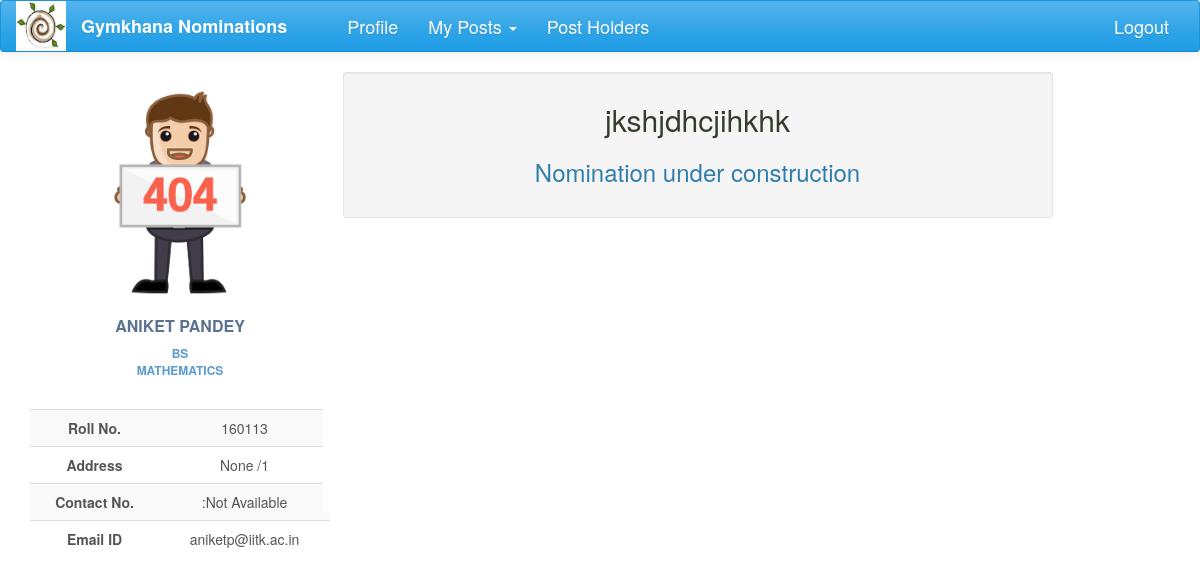
Page /nominations/applicants/55/ (signed in) on the earlier database version.
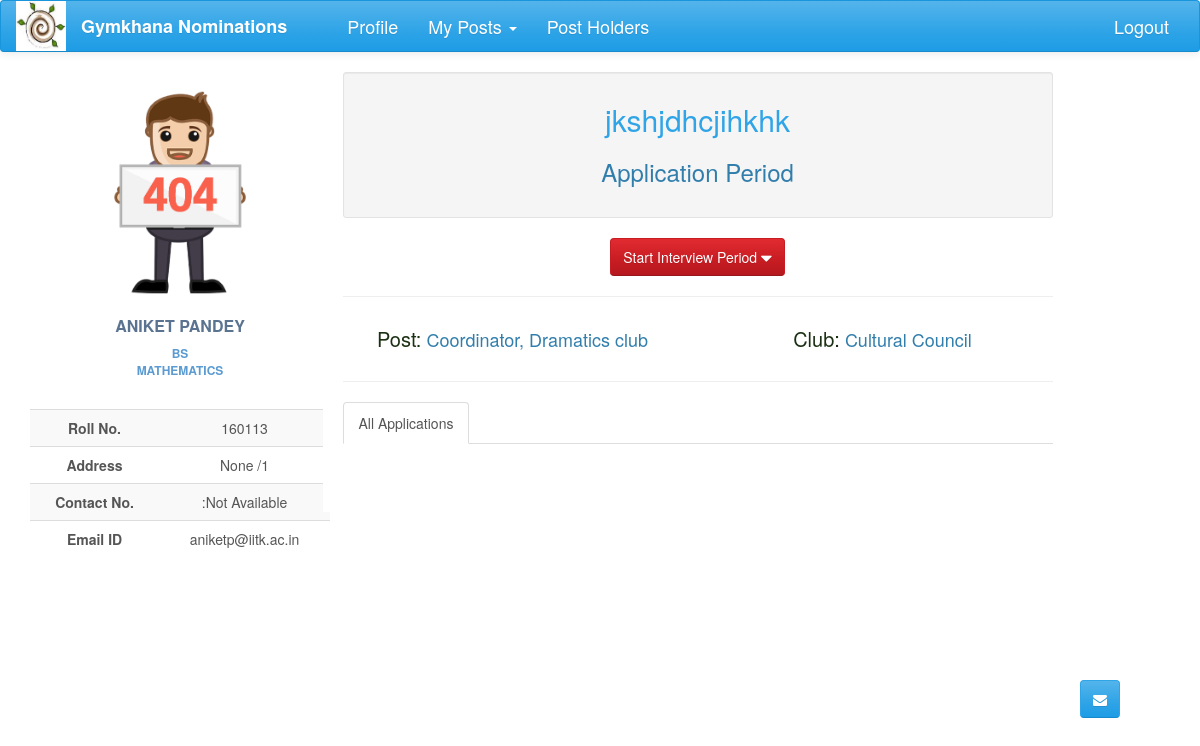
Same page on the later database version.
### nomi/models.py (models this page shows, shortened)
class Nomination(models.Model):
    name = models.CharField(max_length=200)
    description = models.TextField(max_length=20000, null=True, blank=True)
    nomi_post = models.ForeignKey(Post, null=True)
    nomi_form = models.OneToOneField('forms.Questionnaire', null=True)
    nomi_session = models.IntegerField(null=True)
    status = models.CharField(max_length=50, choices=STATUS, default='Nomination created')
    result_approvals = models.ManyToManyField(Post, related_name='result_approvals', symmetrical=False, blank=True)
    nomi_approvals = models.ManyToManyField(Post, related_name='nomi_approvals', symmetrical=False, blank=True)
    group_status = models.CharField(max_length=50, choices=GROUP_STATUS, default='normal')
    tags = models.ManyToManyField(Club, related_name='club_nomi', symmetrical=False, blank=True)
    opening_date = models.DateField(null=True, blank=True)
    re_opening_date = models.DateField(null=True, blank=True, editable=True)
    deadline = models.DateField(null=True, blank=True, editable=True)
    interview_panel = models.ManyToManyField(User, related_name='panel', symmetrical=False, blank=True)

class Post(models.Model):
    post_name = models.CharField(max_length=500, null=True)
    club = models.ForeignKey(Club, on_delete=models.CASCADE, null=True, blank=True)
    tags = models.ManyToManyField(Club, related_name='club_posts', symmetrical=False, blank=True)
    parent = models.ForeignKey('self', on_delete=models.CASCADE, null=True, blank=True)
    elder_brother = models.ForeignKey('self', related_name="little_bro", on_delete=models.CASCADE, null=True,blank=True)
    post_holders = models.ManyToManyField(User, related_name='posts', blank=True)
    post_approvals = models.ManyToManyField('self', related_name='approvals', symmetrical=False, blank=True)
    take_approval = models.ForeignKey('self', related_name="give_approval", on_delete=models.SET_NULL, null=True,blank=True)
    status = models.CharField(max_length=50, choices=POST_STATUS, default='Post created')
    perms = models.CharField(max_length=200, choices=POST_PERMS, default='normal')
    def __str__(self):
        return self.post_name

class Club(models.Model):
    club_name = models.CharField(max_length=100, null=True)
    club_parent = models.ForeignKey('self', null=True, blank=True)
    def __str__(self):
        return self.club_name

### nomi/views.py (the view, shortened to what this page needs)
# urls.py: url(r'^applicants/(?P<pk>\d+)/$', views.applications, name='applicants'),
@login_required
def applications(request, pk):
    nomination = Nomination.objects.get(pk=pk)
    applicants = NominationInstance.objects.filter(nomination=nomination).filter(submission_status = True)
    accepted = NominationInstance.objects.filter(nomination=nomination).filter(submission_status = True).filter(status='Accepted')
    rejected = NominationInstance.objects.filter(nomination=nomination).filter(submission_status = True).filter(status='Rejected')
    pending = NominationInstance.objects.filter(nomination=nomination).filter(submission_status = True).filter(status=None)
    mail_ids = [get_mails(applicants),get_mails(accepted),get_mails(rejected),get_mails(pending)]
    status = get_nomi_status(nomination)
    access, view_post = get_access_and_post_for_result(request, pk)
    if not access:
        access, view_post = get_access_and_post(request, pk)
    if access:
        permission = None
        senate_permission = None
        if view_post.parent:
            if view_post.parent.perms == 'can ratify the post':
                permission = True
                senate_permission = False
        elif view_post.perms == 'can ratify the post':
            senate_permission = True
            permission = False
        results_approval = [None]*3
        if view_post in nomination.result_approvals.all():
            if view_post.parent in nomination.result_approvals.all():
                results_approval[1] = True
                grand_parent = view_post.parent.parent
                if grand_parent not in nomination.result_approvals.all():
                    results_approval[2] = True
            else:
                results_approval[0] = True
        if request.method == 'POST':
            reopen = DeadlineForm(request.POST)
            if reopen.is_valid():
                re_nomi = ReopenNomination.objects.create(nomi=nomination)
                re_nomi.approvals.add(view_post)
                nomination.deadline = reopen.cleaned_data['deadline']
                nomination.status = 'Interview period and Reopening initiated'
                nomination.save()
                return HttpResponseRedirect(reverse('nomi_detail', kwargs={'nomi_pk': pk}))
        else:
            reopen = DeadlineForm()
        form_confirm = ConfirmApplication(request.POST or None)
        if form_confirm.is_valid():
            nomination.status = 'Interview period'
            nomination.save()
            return HttpResponseRedirect(reverse('applicants', kwargs={'pk': pk}))
        return render(request, 'applicants.html', context={'nomination': nomination, 'applicants': applicants,
                                                           'form_confirm': form_confirm,'mail_ids':mail_ids,
                                                           'result_approval': results_approval,
                                                           'accepted': accepted, 'rejected': rejected, 'status': status,
                                                           'pending': pending, 'perm': permission,
                                                           'senate_perm': senate_permission,'reopen':reopen})

### nomi/global_contexts.py (called while the page is built)
def context(request):
    if request.user.is_authenticated:
        try:
            my_profile = UserProfile.objects.get(user=request.user)
            my_posts = Post.objects.filter(post_holders=request.user)
            interviews = Nomination.objects.filter(interview_panel=request.user).exclude(status = "Work done")
            length = len(my_posts)
            senate = False
            for post in my_posts:
                if post.perms == 'can ratify the post':
                    senate = True
            return {'my_posts': my_posts, 'my_profile': my_profile, 'senate': senate, 'length': length,
                    'interviews': interviews}
        except ObjectDoesNotExist:
            return {'my_posts': 0, 'my_profile': 0}
    else:
        return {'my_posts': 0, 'my_profile': 0}

### nomi/models.py (called while the page is built)
    def image_url(self):
        if self.user_img and hasattr(self.user_img, 'url'):
            return self.user_img.url
        else:
            return '/static/nomi/img/banner.png'

### nomi/templates/applicants.html (shortened to what this page needs)
{% extends 'base2.html' %}
{% load bootstrap %}
{% load staticfiles %}
{% block content  %}
<div class="profile-content">
    {% if status.0 %}
     <div class="well well-sm" style="padding-bottom: 20px">
         <h2 class="text-center" style="color: #343e2e;">{{nomination.name}} </h2>
         <h3 class="text-center">Nomination under construction</h3>
     </div>
    {% endif %}
    {% if status.1 %}
        <div class="well well-sm" style="padding-bottom: 20px">
            <h2 class="text-center" style="color: #343e2e;"><a>{{nomination.name}}</a> </h2>
         <h3 class="text-center">Application Period</h3>
        </div>
        <div class="text-center">
            <div class="btn-group">
             <button class="btn btn-secondary btn-danger dropdown-toggle" style="width: auto" type="button"
                     id="dropdownMenuButton" data-toggle="dropdown" aria-haspopup="true" aria-expanded="false">
                 Start Interview Period
                 <i class="fa fa-caret-down  fa-lg" aria-hidden="true"></i>
             </button>
            </div>
        </div>
        <hr>
        <div class="row">
            <div class="col-lg-6 text-center">
                <h4><span style=" font-size: 20px;color: #1b3013">Post:</span> {{ nomination.nomi_post }}</h4>
            </div>
            <div class="col-lg-6 text-center">
                <h4><span style=" font-size: 20px;color: #1b3013">Club:</span> {{ nomination.nomi_post.club }}</h4>
            </div>
        </div>
        <hr>
        <ul class="nav nav-tabs">
            <li class="active"><a href="#all" data-toggle="tab" aria-expanded="true">All Applications</a></li>
        </ul>
        <div id="myTabContent" class="tab-content">
            <div class="tab-pane fade active in profile-nominations" id="all">
                <br>
            </div>
        </div>
        <div class="container">
            <button type="button" style="width: auto; position: fixed; left: 90%; top: 85vh " class="btn btn-primary" data-toggle="modal" data-target="#myModal">
                <i class="fa fa-envelope" aria-hidden="true"></i>
            </button>
        </div>
    {% endif %}
</div>
{% endblock %}

Differences in the rows shown:
changed Nomination "jkshjdhcjihkhk": nomi_post (not shown) → "Coordinator, Dramatics club"; nomi_post.club (not shown) → "Cultural Council"
Other differences:
text no longer shown: "Nomination under construction"
text now shown: "Application Period Start Interview Period Post: Club: All Applications"
